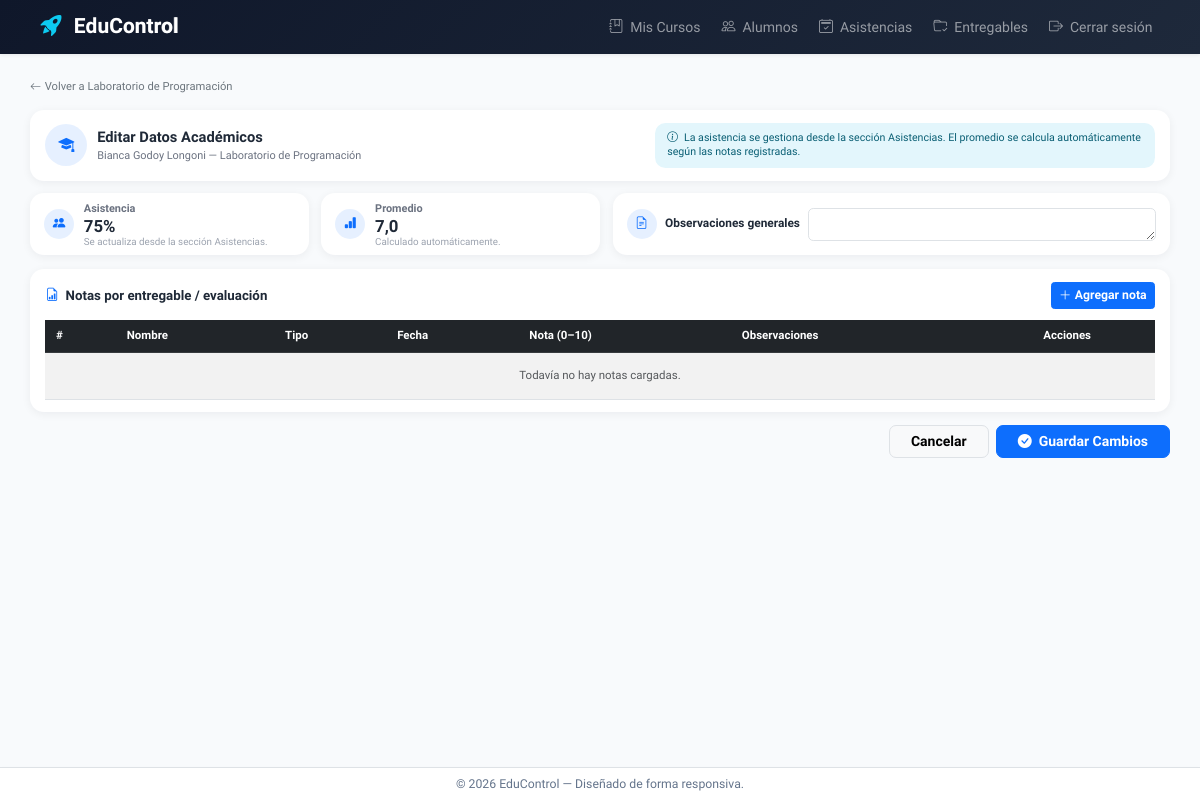
Page /mis-cursos/2/alumno/3/editar/ (signed in) on the earlier database version.
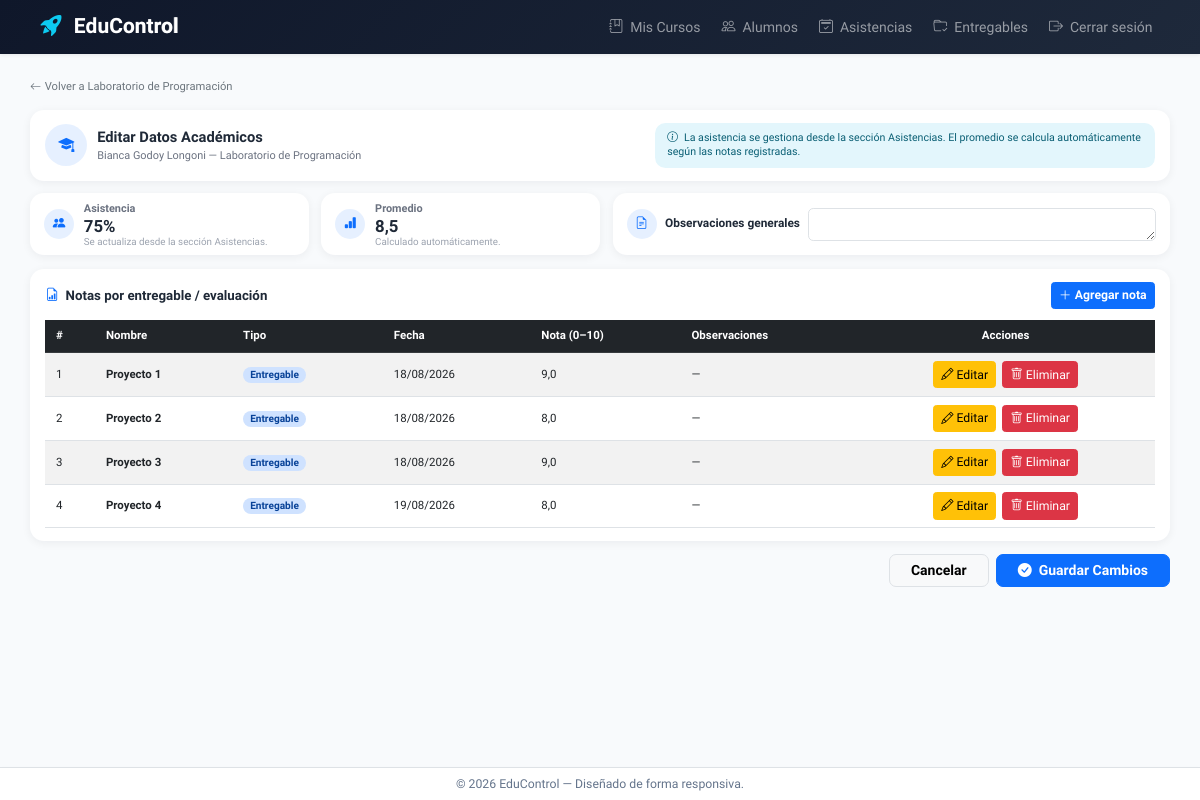
Same page on the later database version.
### myApp/models.py (models this page shows, shortened)
class Inscripcion(models.Model):
    estudiante = models.ForeignKey(
        Estudiante,
        on_delete=models.CASCADE,
        related_name='inscripciones',
    )
    curso = models.ForeignKey(
        Curso,
        on_delete=models.CASCADE,
        related_name='inscripciones',
    )
    asistencia = models.IntegerField(
        default=0,
        validators=[MinValueValidator(0), MaxValueValidator(100)]
    )
    promedio = models.FloatField(
        default=0.0,
        validators=[MinValueValidator(0.0), MaxValueValidator(10.0)]
    )
    proyectos_hechos = models.IntegerField(default=0)
    proyectos_totales = models.IntegerField(default=0)
    observaciones = models.TextField(blank=True, default='')
    class Meta:
        unique_together = ('estudiante', 'curso')

class Estudiante(models.Model):
    nombre = models.CharField(max_length=100)
    apellido = models.CharField(max_length=100)
    email = models.EmailField()
    asistencia = models.IntegerField(
        validators=[MinValueValidator(0), MaxValueValidator(100)]
    )
    promedio = models.FloatField(
        validators=[MinValueValidator(0.0), MaxValueValidator(10.0)]
    )
    proyectos_hechos = models.IntegerField(default=0)
    proyectos_totales = models.IntegerField(default=15)

class Nota(models.Model):
    TIPO_ENTREGABLE = 'entregable'
    TIPO_PARTICIPACION = 'participacion'
    TIPO_EVALUACION = 'evaluacion'
    TIPO_CHOICES = [
        (TIPO_ENTREGABLE, 'Entregable'),
        (TIPO_PARTICIPACION, 'Participación'),
        (TIPO_EVALUACION, 'Evaluación'),
    ]
    inscripcion = models.ForeignKey(
        Inscripcion,
        on_delete=models.CASCADE,
        related_name='notas',
    )
    entrega = models.OneToOneField(
        Entrega,
        null=True,
        blank=True,
        on_delete=models.SET_NULL,
        related_name='nota_academica',
    )
    nombre = models.CharField(max_length=100)
    tipo = models.CharField(max_length=20, choices=TIPO_CHOICES, default=TIPO_ENTREGABLE)
    fecha = models.DateField(null=True, blank=True)
    nota = models.FloatField(validators=[MinValueValidator(0.0), MaxValueValidator(10.0)])
    observaciones = models.CharField(max_length=255, blank=True, default='')

### myApp/views.py (the view)
# urls.py: path('mis-cursos/<int:curso_id>/alumno/<int:estudiante_id>/editar/', inscripcion_editar, name='inscripcionEditar'),
@login_required
@profesor_required
def inscripcion_editar(request, curso_id, estudiante_id):
    curso = get_object_or_404(Curso, id=curso_id, profesores__user=request.user)
    inscripcion = get_object_or_404(Inscripcion, curso=curso, estudiante_id=estudiante_id)
    if request.method == 'POST':
        form = InscripcionForm(request.POST, instance=inscripcion)
        if form.is_valid():
            form.save()
            messages.success(request, "Datos académicos actualizados correctamente.")
            return redirect('myapp:curso_detail', id=curso.id)
    else:
        form = InscripcionForm(instance=inscripcion)
    return render(request, 'myApp/inscripcion_editar.html', {
        'form': form,
        'curso': curso,
        'inscripcion': inscripcion,
        'notas': inscripcion.notas.order_by('id'),
        'nota_form': NotaForm(),
    })

### myApp/forms.py
class InscripcionForm(forms.ModelForm):
    class Meta:
        model = Inscripcion
        fields = ['observaciones']
        widgets = {
            'observaciones': forms.Textarea(attrs={'rows': 2}),
        }
        labels = {
            'observaciones': 'Observaciones generales',
        }

class NotaForm(forms.ModelForm):
    class Meta:
        model = Nota
        fields = ['nombre', 'tipo', 'fecha', 'nota', 'observaciones']
        widgets = {
            'fecha': forms.DateInput(attrs={'type': 'date'}),
            'nota': forms.NumberInput(attrs={'step': '0.1', 'min': '0', 'max': '10'}),
        }
        labels = {
            'nota': 'Nota (0-10)',
        }

### myApp/context_processors.py (called while the page is built)
def roles(request):
    return {
        'es_admin': es_administrador(request.user),
        'es_profesor': es_profesor(request.user),
    }

### myApp/templates/myApp/inscripcion_editar.html (shortened to what the changed rows need)
{% extends 'myApp/base.html' %}
{% load widget_tweaks %}
{% block contenido %}
<div class="ea-card">
    <div class="ea-card-body">
        <div class="ea-header">
            <div class="ea-header-id">
                <div>
                    <p class="ea-title">Editar Datos Académicos</p>
                    <p class="ea-subtitle">{{ inscripcion.estudiante.nombre }} {{ inscripcion.estudiante.apellido }} — {{ curso.nombre }}</p>
                </div>
            </div>
        </div>
    </div>
</div>
<form method="POST" id="form-observaciones" novalidate>
    <div class="ea-summary mb-0">
        <div class="ea-card mb-0">
            <div class="ea-card-body ea-summary-body ea-stat">
                <div>
                    <p class="ea-stat-label mb-0">Asistencia</p>
                    <div class="ea-stat-value">{{ inscripcion.asistencia }}%</div>
                    <div class="ea-stat-hint">Se actualiza desde la sección Asistencias.</div>
                </div>
            </div>
        </div>
        <div class="ea-card mb-0">
            <div class="ea-card-body ea-summary-body ea-stat">
                <div>
                    <p class="ea-stat-label mb-0">Promedio</p>
                    <div class="ea-stat-value">{{ inscripcion.promedio|floatformat:1 }}</div>
                    <div class="ea-stat-hint">Calculado automáticamente.</div>
                </div>
            </div>
        </div>
        <div class="ea-card mb-0">
            <div class="ea-card-body ea-summary-body">
                <div class="ea-obs-row">
                    <div class="ea-icon ea-icon-sm"><i class="bi bi-file-earmark-text"></i></div>
                    <span class="ea-obs-title">Observaciones generales</span>
                    {{ form.observaciones|add_class:"form-control ea-obs-textarea" }}
                </div>
            </div>
        </div>
    </div>
</form>
<div class="ea-card mt-3">
    <div class="ea-card-body">
        <div class="table-responsive">
            <table class="table table-striped table-hover align-middle shadow-sm ea-table">
                <thead class="table-dark">
                    <tr>
                        <th scope="col">#</th>
                        <th scope="col">Nombre</th>
                        <th scope="col">Tipo</th>
                        <th scope="col">Fecha</th>
                        <th scope="col">Nota (0–10)</th>
                        <th scope="col">Observaciones</th>
                        <th scope="col" class="text-center">Acciones</th>
                    </tr>
                </thead>
                <tbody>
                    {% for nota in notas %}
                    <tr>
                        <td>{{ forloop.counter }}</td>
                        <td><strong>{{ nota.nombre }}</strong></td>
                        <td>
                            <span class="badge rounded-pill ea-badge badge-tipo-{{ nota.tipo }}">{{ nota.get_tipo_display }}</span>
                        </td>
                        <td>{% if nota.fecha %}{{ nota.fecha|date:"d/m/Y" }}{% else %}—{% endif %}</td>
                        <td>{{ nota.nota|floatformat:1 }}</td>
                        <td>{{ nota.observaciones|default:"—" }}</td>
                        <td class="text-center">
                            <a href="{% url 'myapp:notaEditar' nota.id %}" class="btn btn-warning btn-sm me-1">
                                <i class="bi bi-pencil"></i> Editar
                            </a>
                            <form method="POST" action="{% url 'myapp:notaEliminar' nota.id %}" class="d-inline" onsubmit="return confirm('¿Eliminar esta nota?');">
                                <button type="submit" class="btn btn-danger btn-sm">
                                    <i class="bi bi-trash"></i> Eliminar
                                </button>
                            </form>
                        </td>
                    </tr>
                    {% empty %}
                    <tr>
                        <td colspan="7" class="text-center text-muted py-3">
                            Todavía no hay notas cargadas.
                        </td>
                    </tr>
                    {% endfor %}
                </tbody>
            </table>
        </div>
    </div>
</div>
{% endblock %}

Differences in the rows shown:
changed Inscripcion "Bianca": promedio "7,0" → "8,5"
added Nota: nombre "Proyecto 1", tipo "Entregable", fecha "18/08/2026", nota "9,0", observaciones "—"
added Nota: nombre "Proyecto 2", tipo "Entregable", fecha "18/08/2026", nota "8,0", observaciones "—"
added Nota: nombre "Proyecto 3", tipo "Entregable", fecha "18/08/2026", nota "9,0", observaciones "—"
added Nota: nombre "Proyecto 4", tipo "Entregable", fecha "19/08/2026", nota "8,0", observaciones "—"
Other differences:
text no longer shown: "Todavía no hay notas cargadas."
